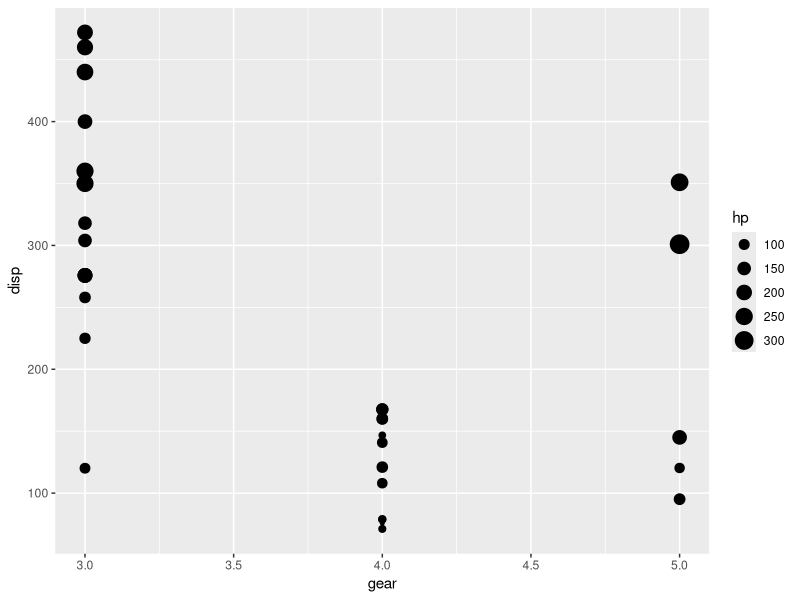

Write the R code that produced this figure. (Note: this script raises an error after producing the figure.)
# Loading thhe libraries
library(dplyr)
library(ggplot2)

# Loading the data
data(mtcars)

base <- mtcars
colnames(base)
head(base)
rownames(base)

base %>% filter(carb == 1, gear > 3) %>% nrow()

ggplot(base, aes(x=gear, y=disp, size = hp)) + geom_point()

colnames(employees$eid)

check_duplicates <- function(df, col_id) {
  rep <- df %>% 
    group_by({{ col_id }}) %>%
    count() %>%
    filter(n > 1) %>%
    nrow()
  return(rep)
}

a <- check_duplicates(employees, eid)
print(a)

aa <- employees %>%
  group_by(eid) %>%
  count() %>%
  filter(n > 1) %>%
  nrow()

print(aa)

c <- 4
print(c)

colnames(messages)
colnames(references)
colnames(recipients)
colnames(employees)

head(recipients)

recipients$rtype %>% unique() 

employees %>% summarise(n_distinct(status))
employees$status %>% unique() 
typeof(messages$date)
head(messages$date)
describe(messages)

head(references$reference)[1]

employees$status %>% unique()

aa <- messages %>%
  mutate (
    tmp_date = as_date(date, origin = "1970-01-01"),
    year = year(tmp_date),
    date
  )
head(aa)

aa %>%
  group_by(year) %>%
  count()
  
max(aa$year)
min(aa$year)
max(aa$date)
min(aa$date)


ggplot(aa, aes(x=year))

length(messages$date)

messages %>%
  filter(date >= as.Date("1999-01-01") & date <= as.Date('2002-12-31')) %>%
  nrow()

length(messages$date)

month(messages$date[1])
format(messages$date[1], "%Y-%m")


colnames(messages)
colnames(employees)
colnames(recipients)

messages$sender[1:5]

messages[1, c("mid", "message_id")]
head(messages$message_id)

employee_lookup <- employees %>%
  pivot_longer(
    cols = starts_with("Email"), 
    names_to = "email_type",     
    values_to = "email_address"
  ) %>%
  select(eid, email_address) %>%
  drop_na()

length(employee_lookup)
head(employee_lookup)

recipients$rvalue[1]


qq <- messages %>%
  left_join(employee_lookup, by = c('sender' = 'email_address')) %>%

colnames(qq)

colnames(messages)

messages %>%
  left_join(employee_lookup, by = c("sender" = "email_address")) %>%
    rename('sender_id' = eid, 'sender_status' = status)

colnames(messages)

complete$year %>% unique()

complete %>%
  filter(year == 2001) %>%
  group_by(sender_status) %>%
  count()

complete %>%
  group_by(year, sender_status) %>%
  count()

employees %>% select(status) %>% unique()
class(employees$status)

employees %>%
  mutate(status = as.character(status)) %>%
  mutate(status = na_if(status, "N/A")) %>%
  mutate(status = replace_na(status, "NA")) %>%
  select(status) %>% unique()

colnames(recipients)
